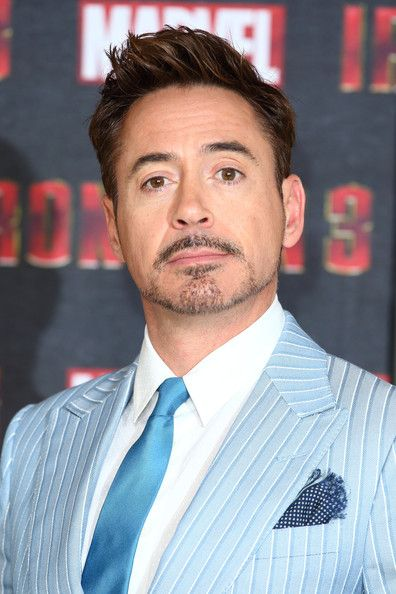
#> input picture FaceRecognition/images/RDJ1.jpg, 396 x 594 px
$ python Work.py
#> lines starting #> are read from the running program, lines starting #| are printed output that depends on the picture; after the words box and inside, x2 and y2 are one past the last pixel; in counts of white or black regions, pixels touching at a corner belong together
# Using Libraries
import cv2
import numpy as np
import pandas as pd
from matplotlib import pyplot as plt

# Displaying image
img = cv2.imread('images/RDJ1.jpg')
#> img is the input picture: shape (594, 396, 3); mean B, G, R 148.2, 141.7, 146.6

# Applying bounding box
face_casecade = cv2.CascadeClassifier('haarcascade_frontalface_default.xml')
gray = cv2.cvtColor(img, cv2.COLOR_BGR2GRAY) # Converting to gray scale
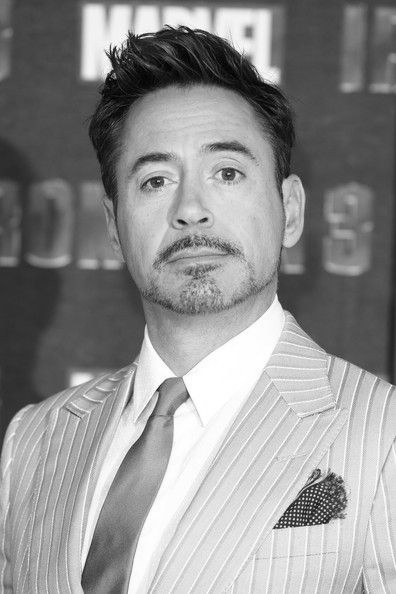
#> gray: shape (594, 396); min 0, max 255, mean 143.9
faces = face_casecade.detectMultiScale(gray,1.2, 6)
#> faces = [[90, 91, 209, 209]]

for (x, y, w, h) in faces:
    cv2.rectangle(img, (x, y), (x + w, y + h), (255, 0, 0), 2)
#> this loop made 1 pass
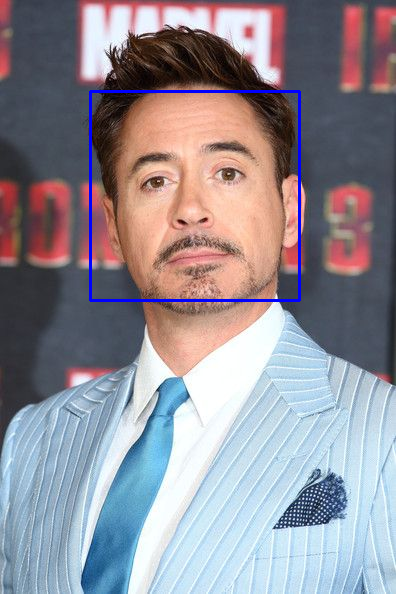
#> img: shape (594, 396, 3); 1.06% of pixels changed, all inside (x1, y1, x2, y2) = (89, 90, 301, 302)

cv2.imshow('img',img)
# Not to close image automatically
cv2.waitKey(0)

$ run again, with FaceRecognition/images/RDJ2.jpg copied over FaceRecognition/images/RDJ1.jpg
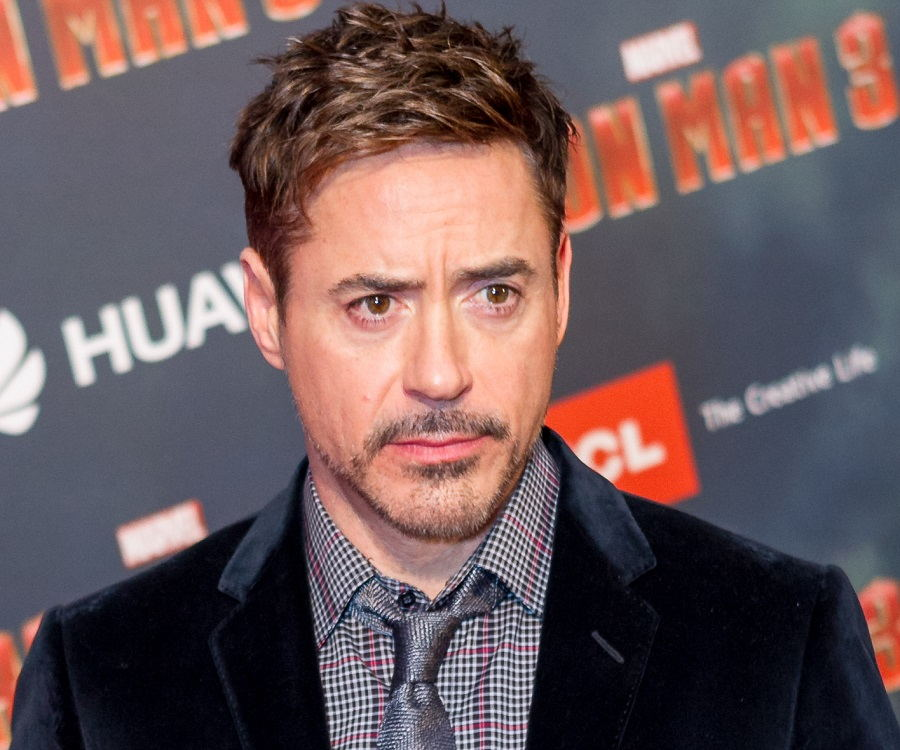
#> input picture FaceRecognition/images/RDJ2.jpg, 900 x 750 px
#> img is the input picture: shape (750, 900, 3); mean B, G, R 90.7, 88.5, 108.8
#> `gray = cv2.cvtColor(img, cv2.COLOR_BGR2GRAY)`:
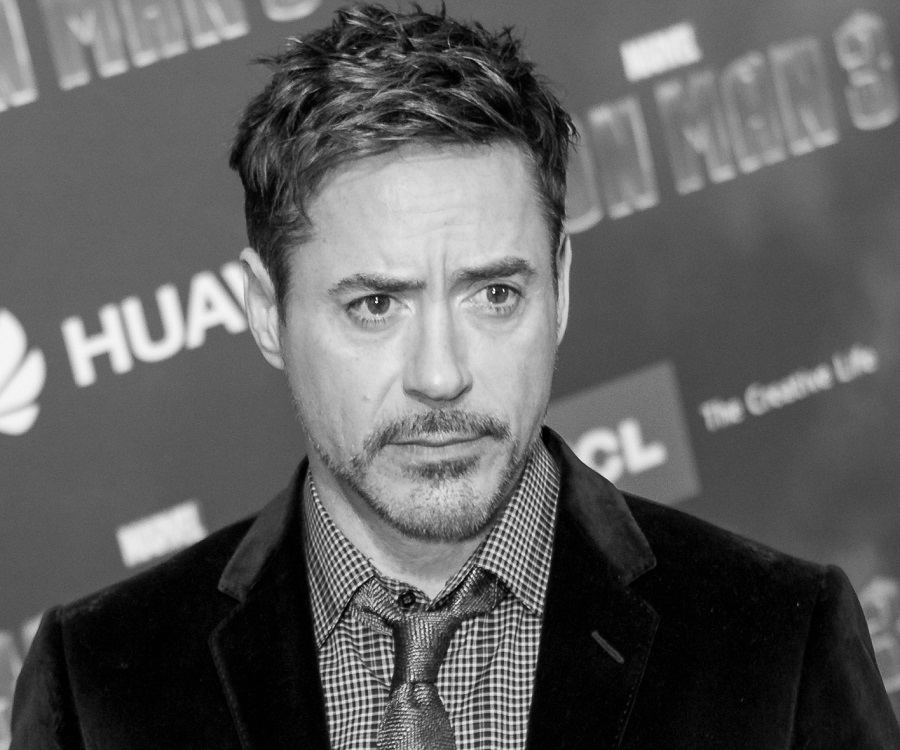
#> gray: shape (750, 900); min 0, max 254, mean 94.9
#> faces = [[251, 156, 367, 367]]
#> the loop `for (x, y, w, h) in faces:` made 1 pass
#> after the loop `for (x, y, w, h) in faces:`:
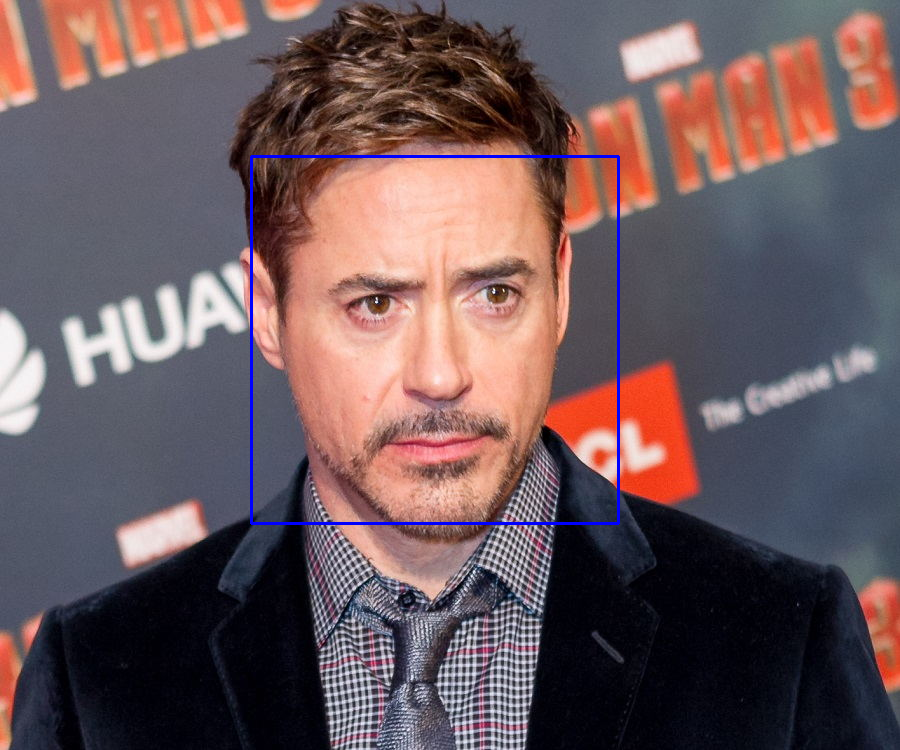
#> img: shape (750, 900, 3); 0.65% of pixels changed, all inside (x1, y1, x2, y2) = (250, 155, 620, 525)
